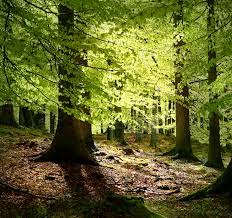
#> input picture histograma/a.jpg, 232 x 218 px, given in place of ., which was not available
$ python equalizacion.py --image .
#> lines starting #> are read from the running program, lines starting #| are printed output that depends on the picture; pictures that were not available may be replaced by others from this repository, and a replacement may not be noted
import numpy as np
import cv2
import matplotlib.pyplot as plt
import argparse

# Argument parser.
ap = argparse.ArgumentParser()
ap.add_argument("-i", "--image", required=True,
	help="Image path or name if in the same folder")
args = vars(ap.parse_args())

#To execute .\equalizacion.py -i NOMBREIMAGEN

# Read the image and convert to grayscale
image = cv2.imread(args["image"], cv2.IMREAD_GRAYSCALE)
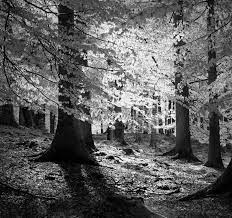
#> image: shape (218, 232); min 0, max 255, mean 93.4

# Check if not exist
if image is None:
    print("Image not found")
    exit(0)

fig,ax = plt.subplots(2,2,figsize=(10,10))
ax1 = plt.subplot(221)
ax2 = plt.subplot(222)
ax3 = plt.subplot(223)
ax4 = plt.subplot(224)

# Original Image
ax1.imshow(image,cmap=plt.cm.gray)
ax1.set_title('Imagen original')
ax1.axis("off")

# Equalized Image
imageEq = cv2.equalizeHist(image)
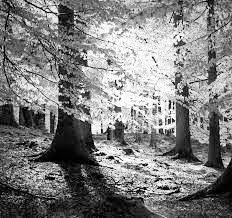
#> imageEq: shape (218, 232); min 0, max 255, mean 126.5
ax2.set_title('Imagen ecualizada')
ax2.imshow(imageEq,cmap=plt.cm.gray)
ax2.axis("off")

# Histogram of image
ax3.set_title('Histograma')
plt.xlabel("Niveles de gris")
plt.ylabel("Frecuencia relativa")
ax3.hist(image.ravel(),256)

# Histogram of equalized image
ax4.set_title('Ecualización del histograma')
plt.xlabel("Niveles de gris")
plt.ylabel("Frecuencia relativa")
ax4.hist(imageEq.ravel(),256)

plt.show()
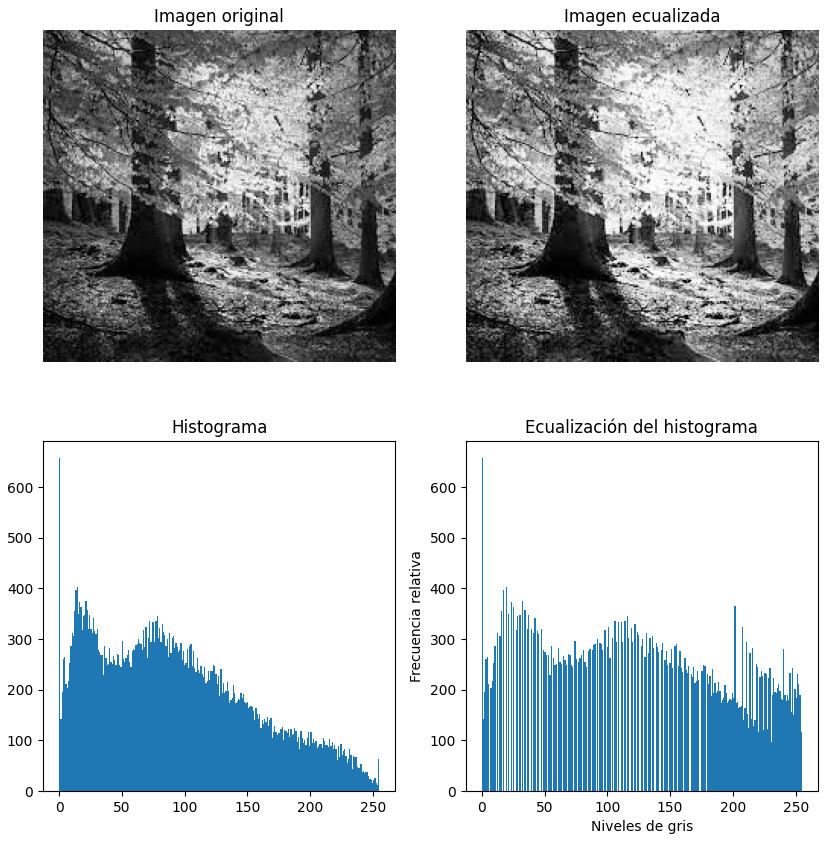
#> figure drawn by matplotlib, 4 panels; panel 3: tallest bar 658 high, from x = 0 to 0.996; panel 4: tallest bar 658 high, from x = 0 to 0.996
